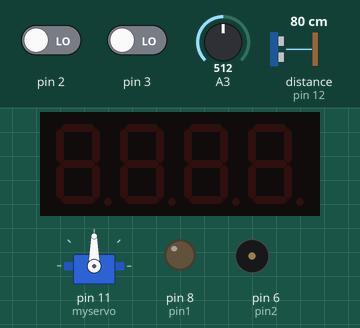
Bench run of a sketch on a simulated Arduino Uno, built with avr-gcc and run on an emulated ATmega328P. Parts: 4-digit seven-segment display, servo, output pins drawn as LEDs (lit = HIGH), buzzer (waves = sounding). Wiring (inferred from the names in the program): ultrasonic range finder: trigger pin 7; echo pin 12. Dashed ring = blinking. The test bench sets the inputs (shaded band); at power-on: distance to the obstacle (sensor on pin 12) 80 cm, pin 3 LOW, pin 2 LOW, A3 = 512. The echo pulse lasts 58.3 µs per cm; pins used as bus, display or sensor lines are not drawn.

Above: at 1.2 s.
1.3 s: distance to the obstacle (sensor on pin 12) set to 18 cm
2.8 s: distance to the obstacle (sensor on pin 12) set to 13 cm
At 4.7 s:
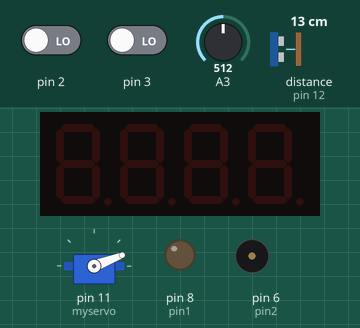
5.3 s: pin 3 driven HIGH
At 6.1 s:
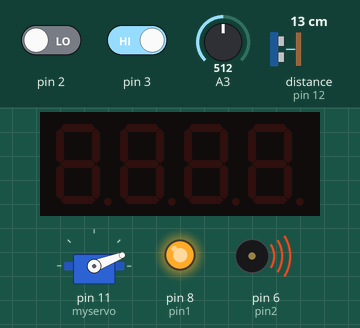
8.3 s: pin 2 driven HIGH
At 9.0 s:
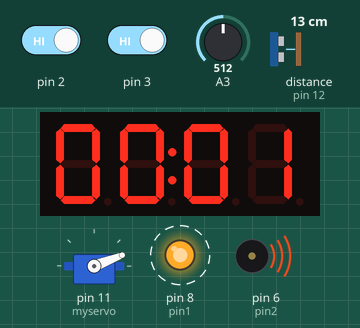
9.8 s: A3 set to 210
11.3 s: A3 set to 186
At 13.3 s:
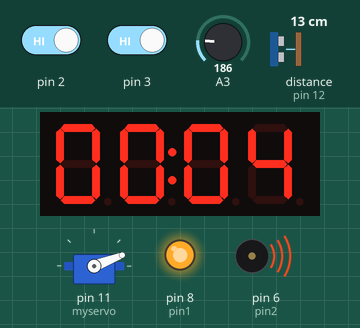
Timing chart, 0 to 14.8 s (numbered marks = the images above; inputs shaded):
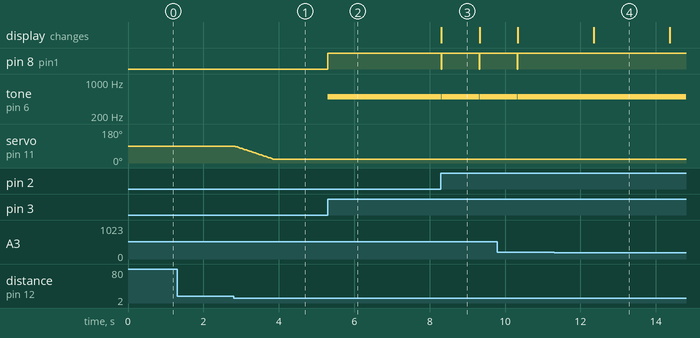

The sketch:

new_shumaguan.ino
```cpp
#include <EEPROM.h>
#include <TimerOne.h>
#include <avr/pgmspace.h>
#include "TM1637.h"
#define ON 1
#define OFF 0

#include<Servo.h>
Servo myservo;
float distance;
const int echo=12;
const int trig=7;
float limit=15;
int pos;
int secure=0;
bool ifopen=0;
int pin1=8;//LED
int pin2=6;
volatile bool flagon=true;

int8_t TimeDisp[] = {0x00,0x00,0x00,0x00};
unsigned char ClockPoint = 1;
unsigned char Update;
unsigned char microsecond_10 = 0;
unsigned char second;
unsigned char _microsecond_10 = 0;
unsigned char _second;
unsigned int eepromaddr;
boolean Flag_ReadTime;

#define CLK A5//pins definitions for TM1637 and can be changed to other ports
#define DIO A4
TM1637 tm1637(CLK,DIO);

volatile bool flagpause=true;
unsigned char minutes=0;
unsigned char hours=0;
unsigned long oldtime=0;
unsigned long newtime=0;
long interval=1000;
bool flagupdate;

void setup() {
  // put your setup code here, to run once:
  tm1637.set(BRIGHT_TYPICAL);//BRIGHT_TYPICAL = 2,BRIGHT_DARKEST = 0,BRIGHTEST = 7;
  tm1637.init();
  attachInterrupt(0,doPause,RISING);
  pinMode(echo,INPUT);
  pinMode(trig,OUTPUT);
  myservo.attach(11);
  myservo.write(90);
  attachInterrupt(1,steal,RISING);
  pinMode(pin1,OUTPUT);
  pinMode(pin2,OUTPUT);
}

void loop() {
  // put your main code here, to run repeatedly:
  flagupdate=false;
  if(!flagpause)
  {
    TimeUpdate();
    tm1637.display(TimeDisp);
  }
  digitalWrite(trig,LOW);
  delayMicroseconds(2);
  digitalWrite(trig,HIGH);
  delayMicroseconds(10);
  digitalWrite(trig,LOW);

  distance=pulseIn(echo,HIGH)/58.00;
  if(flagon){
   if(distance<=limit&&ifopen==0){
    for(pos=90;pos>20;--pos){
      myservo.write(pos);
      delay(15);
    }
    ifopen=1;
  }
  if(distance<=limit) secure=0;
  if(distance>limit&&ifopen==1){
    ++secure;
    if(secure>=400){
      for(pos=20;pos<90;++pos){
      myservo.write(pos);
      delay(15);
      }
     secure=0;ifopen=0;
     }
    }

  }

 else{
 if(distance<=limit){
  digitalWrite(pin1,HIGH);
  tone(pin2,500);
  delay(1000);
  }
  else{noTone(pin2);}

  int i;
  i=analogRead(A3);
  if(i<200){
    digitalWrite(pin1,HIGH);
    tone(pin2,500);
    delay(1000);
  }
  else{
    digitalWrite(pin1,LOW);
    noTone(pin2);
  }
 }
}

void TimeUpdate()
{
  newtime=millis();
  if(newtime-oldtime>=interval)
  {
    oldtime=newtime;
    flagupdate=true;
    }
  if(flagupdate)
  {
    minutes++;
    if(minutes==60)
    {
      minutes=0;
      ++hours;
      if(hours==100)
      {
        minutes=0;
        hours=0;
        }
      }
    }
  if(ClockPoint)tm1637.point(POINT_ON);//POINT_ON = 1,POINT_OFF = 0;
  else tm1637.point(POINT_ON);
  TimeDisp[2] = minutes / 10;
  TimeDisp[3] = minutes % 10;
  TimeDisp[0] = hours / 10;
  TimeDisp[1] = hours % 10;
  }

void doPause()
{
  if(flagpause)
  {
    flagpause=false;
    }
    else
    {
      flagpause=true;
      }
  }

void steal()
{
  if(flagon)
  {
    flagon=false;
    }
  else
  {
    flagon=true;
    }
  }
```

Measured:
- the behaviour switches between 16 and 15 cm on distance to the obstacle (sensor on pin 12) (found by bisection; images 0 and 1)
- the behaviour switches between 200 and 199 on A3 (found by bisection; images 3 and 4)
- after the input at 1.3 s, every drawn part: stays the same
- after the input at 2.8 s, servo on pin 11 (myservo): moves from 90° to 21° over 1.0 s, starting at once
- after the input at 5.3 s, pin 8 (pin1): LOW → HIGH at once; tone on pin 6 (pin2): silent → 500 Hz at once
- after the input at 8.3 s, pin 8 (pin1): alternates HIGH for 1.0 s and LOW for 0.01 s, starting at once; tone on pin 6 (pin2): alternates 500 Hz for 1.0 s and silent for 0.01 s, starting at once; the display: changes at once (image 3)
- after the input at 11.3 s, pin 8 (pin1): stops changing and stays HIGH; tone on pin 6 (pin2): stops changing and stays 500 Hz
- what the display in image 3 shows lasts 1.0 s, from 8.3 s to 9.3 s
